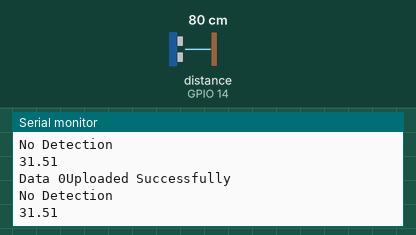
Simulated run of this sketch. Board: ESP8266 (NodeMCU). Shown: the last lines printed to the serial monitor. Wiring (inferred from the names in the program): ultrasonic range finder: trigger GPIO 12; echo GPIO 14. The inputs (shaded band) are chosen by the test bench; at power-on: distance to the obstacle (sensor on GPIO 14) 80 cm. The echo pulse lasts 58.3 µs per cm; WiFi joins after 1.5 s; servers stay silent unless stated.

Above: at 3.2 s.
3.3 s: distance to the obstacle (sensor on GPIO 14) set to 2 cm
At 3.53 s:
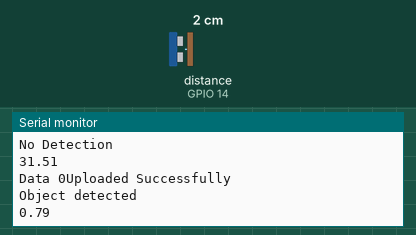
5.0 s: distance to the obstacle (sensor on GPIO 14) set to 4 cm
At 5.04 s:
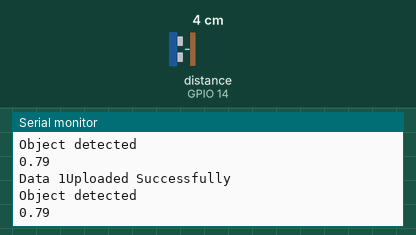
Timing chart, 0 to 8.0 s (numbered marks = the images above; inputs shaded):
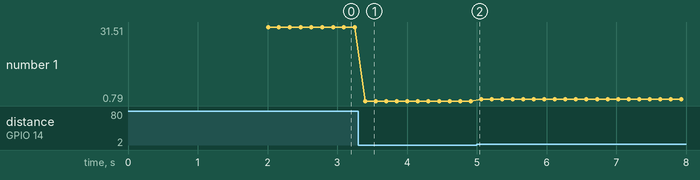

The sketch:

Ultrasonic-Sensor-Code.ino
```cpp
#include <ESP8266WiFi.h>
#include <FirebaseESP8266.h>

#define WIFI_SSID "WIFINAME"
#define WIFI_PASSWORD "WIFIPASS"

#define FIREBASE_HOST "https://hall-gpt-default-rtdb.asia-southeast1.firebasedatabase.app/"
#define FIREBASE_AUTH "AIzaSyBtL2yoBHcOeQjzZL9hwK629HefsZsL06E"
FirebaseData firebaseData;
FirebaseAuth auth;
FirebaseConfig config;
const int trigPin = 12; //D6
const int echoPin = 14; //D5
int detection;
#define SOUND_VELOCITY 0.034
#define CM_TO_INCH 0.393701

#define threshold 200
bool cooldown = false;

float distanceCm;
float distanceInch;

void connectToWiFi() {
  Serial.println("Connecting to Wi-Fi");
  WiFi.begin(WIFI_SSID,WIFI_PASSWORD);

  while (WiFi.status() != WL_CONNECTED) {
    delay(1000);
    Serial.print(".");
  }

  Serial.println("Connected to Wi-Fi");
}

void setup() {
  Serial.begin(115200);
  pinMode(trigPin, OUTPUT);
  pinMode(echoPin, INPUT);
  digitalWrite(echoPin, LOW);
  connectToWiFi();
  config.database_url = FIREBASE_HOST;
  config.signer.tokens.legacy_token = FIREBASE_AUTH;
  Firebase.begin(&config, &auth);
  Firebase.reconnectWiFi(true);
}

void loop() {
  float distance = getDistance();

  if (distance <= 5.0) {
    Serial.println("Object detected");
    Serial.println(distance);
    detection = 1;

  }else {
    Serial.println("No Detection");
    Serial.println(distance);
    detection = 0;
  }

 if (Firebase.setString(firebaseData, "/Promixity", String(detection))) {
        Serial.print("Data ");
        Serial.print(detection);
        Serial.println("Uploaded Successfully");
    } else {
        Serial.println(firebaseData.errorReason());
    }


  }

      float getDistance() {
      digitalWrite(trigPin, LOW);
      delayMicroseconds(2);
      digitalWrite(trigPin, HIGH);
      delayMicroseconds(10);
      digitalWrite(trigPin, LOW);

      long duration = pulseIn(echoPin, HIGH);

      float inches = duration / 74.0 / 2.0;

      return inches;
    }
```

Measured:
- after the input at 3.3 s, the serial monitor: prints a new line after 0.10 s (image 1)
- plotted number 1: 31.51 → 0.79 after the input at 3.3 s, 0.79 → 1.58 after the input at 5.0 s
